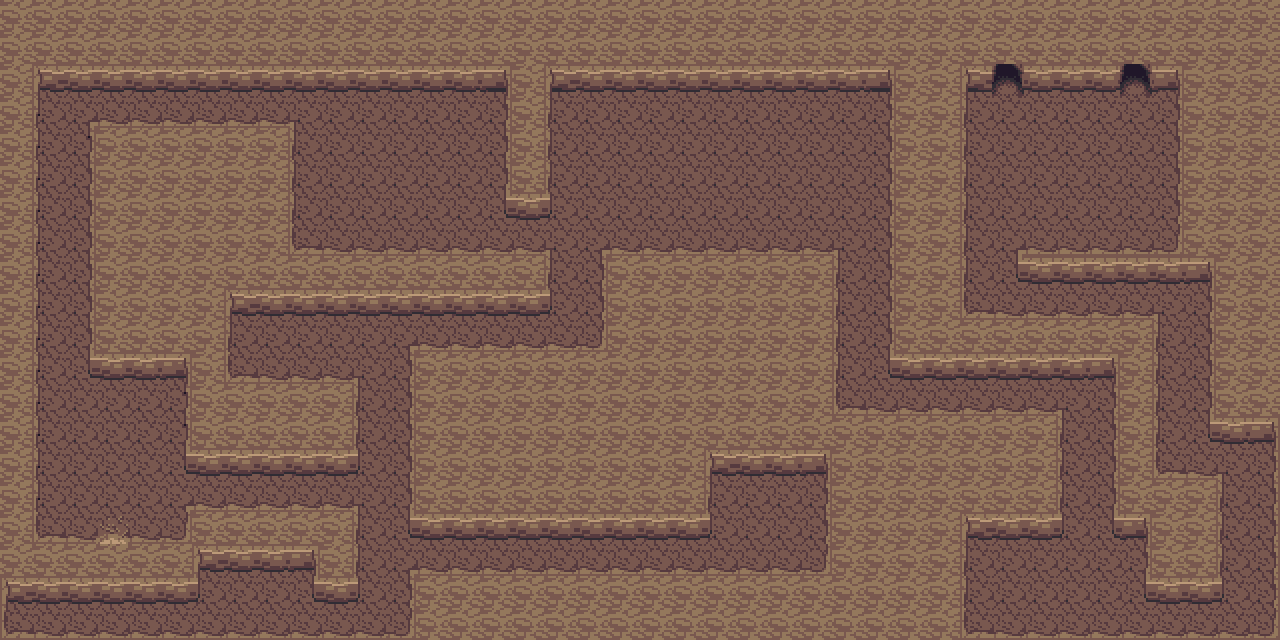

Below is a game level as drawn by its tile map, then a one-line description and the .tmx that defines it (tile-layer data replaced by summaries):
An orthogonal 40x20 tile map with 32x32 px tiles, 4 tile layers (Lowest Level, Pit, Walls, Above Player), 2 tilesets and 26 objects (26x collision).

<map version="1.10" tiledversion="1.11.2" orientation="orthogonal" renderorder="right-down" compressionlevel="0" width="40" height="20" tilewidth="32" tileheight="32" infinite="0" nextlayerid="10" nextobjectid="111">
 <properties>
  <property name="edges" value="clamped" />
  <property name="inside" type="bool" value="true" />
  <property name="map_type" value="dungeon" />
  <property name="scenario" value="spyder" />
  <property name="slug" value="cotton_tunnel" />
 </properties>
 <tileset firstgid="1" source="../gfx/tilesets/core_city_and_country.tsx" />
 <tileset firstgid="1441" source="../gfx/tilesets/core_outdoor.tsx" />
 <layer id="1" name="Lowest Level" width="40" height="20">
  <data>[800 cells, 800 non-empty, 2 distinct tile ids]</data>
 </layer>
 <layer id="2" name="Pit" width="40" height="20">
  <data>[800 cells, 205 non-empty, 4 distinct tile ids]</data>
 </layer>
 <layer id="3" name="Walls" width="40" height="20">
  <data>[800 cells, 498 non-empty, 19 distinct tile ids]</data>
 </layer>
 <layer id="4" name="Above Player" width="40" height="20">
  <data>[800 cells, 0 non-empty, 0 distinct tile ids]</data>
 </layer>
 <objectgroup color="#ff0000" id="5" name="Collisions">
  <object id="58" type="collision" x="96" y="256" width="448" height="64" />
  <object id="59" type="collision" x="0" y="544" width="192" height="64" />
  <object id="60" type="collision" x="0" y="0" width="32" height="544" />
  <object id="61" type="collision" x="32" y="0" width="960" height="96" />
  <object id="62" type="collision" x="1184" y="96" width="96" height="192" />
  <object id="66" type="collision" x="192" y="512" width="160" height="64" />
  <object id="67" type="collision" x="320" y="576" width="32" height="32" />
  <object id="68" type="collision" x="192" y="384" width="160" height="96" />
  <object id="69" type="collision" x="96" y="320" width="128" height="64" />
  <object id="70" type="collision" x="96" y="128" width="192" height="128" />
  <object id="71" type="collision" x="512" y="96" width="32" height="128" />
  <object id="72" type="collision" x="416" y="576" width="416" height="64" />
  <object id="73" type="collision" x="416" y="352" width="288" height="192" />
  <object id="74" type="collision" x="704" y="256" width="128" height="224" />
  <object id="75" type="collision" x="608" y="256" width="96" height="96" />
  <object id="76" type="collision" x="832" y="416" width="128" height="224" />
  <object id="77" type="collision" x="896" y="96" width="64" height="288" />
  <object id="78" type="collision" x="960" y="416" width="96" height="128" />
  <object id="79" type="collision" x="960" y="320" width="192" height="64" />
  <object id="80" type="collision" x="1120" y="384" width="32" height="160" />
  <object id="81" type="collision" x="1152" y="480" width="64" height="128" />
  <object id="82" type="collision" x="1216" y="288" width="64" height="160" />
  <object id="83" type="collision" x="1024" y="256" width="160" height="32" />
  <object id="108" type="collision" x="992" y="0" width="288" height="64" />
  <object id="109" type="collision" x="1024" y="64" width="96" height="32" />
  <object id="110" type="collision" x="1152" y="64" width="96" height="32" />
 </objectgroup>
</map>
